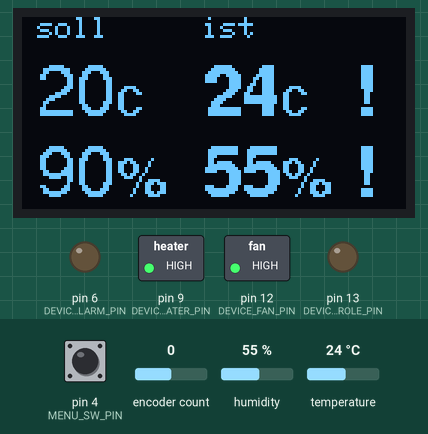
This sketch was run on a simulated Arduino Uno, built with avr-gcc and run on an emulated ATmega328P. Shown: 128×64 one-colour display, switched loads named in the sketch (green lamp = pin HIGH), output pins drawn as LEDs (lit = HIGH). The test bench sets the inputs (shaded band); at power-on: pin 4 (MENU_SW_PIN) HIGH, humidity 55 %, encoder count 0, temperature 24 °C. Pins used as bus, display or sensor lines are not drawn.

Above: at 4.3 s.
4.4 s: pin 4 (MENU_SW_PIN) pulled LOW for 1 s
At 6.6 s:
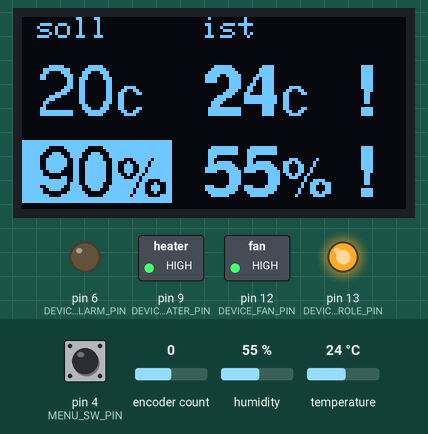
6.9 s: humidity set to 91 %
At 8.0 s:
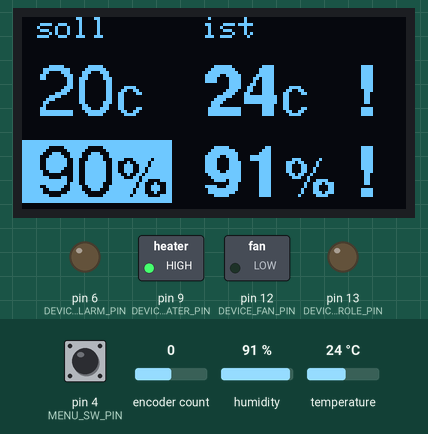
8.9 s: encoder count set to 4
At 9.8 s:
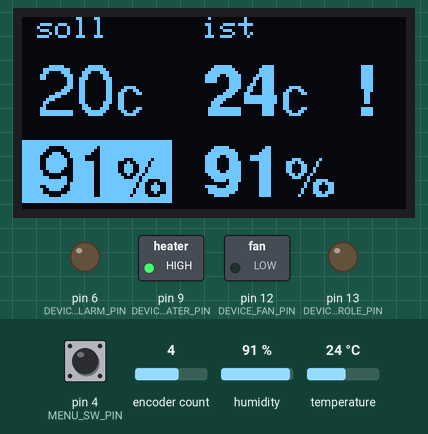
10.4 s: pin 4 (MENU_SW_PIN) pulled LOW for 0.15 s
At 11.2 s:
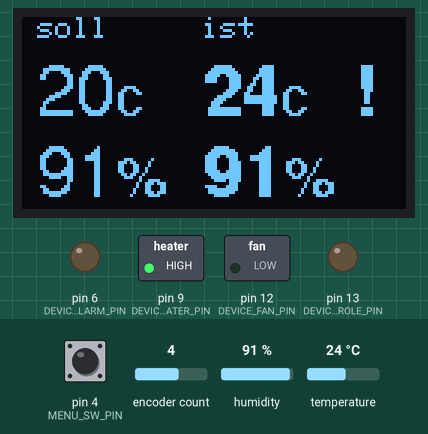
12.1 s: pin 4 (MENU_SW_PIN) pulled LOW for 0.15 s
At 13.3 s:
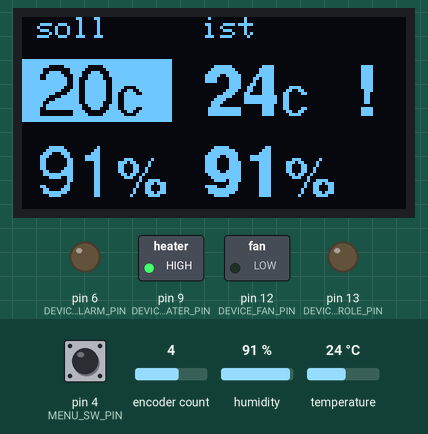
13.8 s: temperature set to 20.7 °C
At 15.7 s:
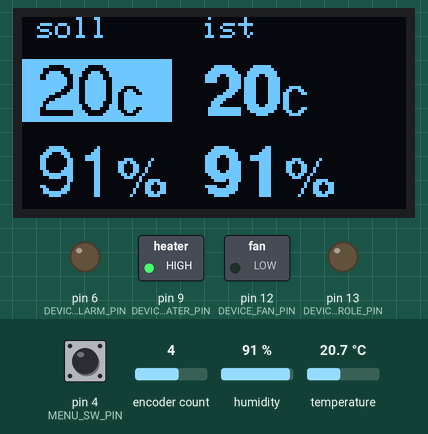
16.9 s: temperature set to 19.4 °C
Timing chart, 0 to 19.9 s (numbered marks = the images above; inputs shaded):
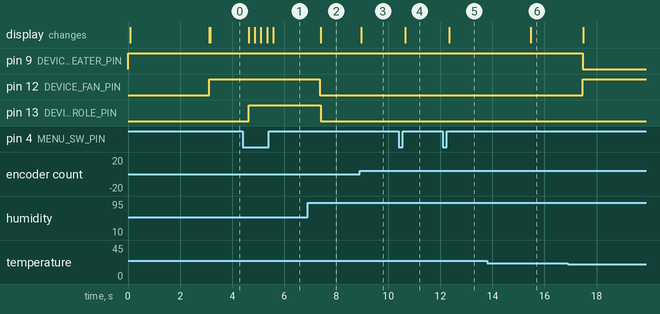

Measured:
- after the input at 4.4 s, the display: first changes after 0.24 s (image 1 shows a later state)
- after the input at 6.9 s, pin 12 (DEVICE_FAN_PIN): HIGH → LOW after 0.47 s; pin 13 (DEVICE_DIFFUSER_CONTROLE_PIN): HIGH → LOW after 0.50 s; the display: changes after 0.50 s (image 2)
- after the input at 8.9 s, the display: changes after 0.05 s (image 3)
- after the input at 10.4 s, the display: changes after 0.26 s (image 4)
- after the input at 12.1 s, the display: changes after 0.24 s (image 5)
- after the input at 13.8 s, the display: changes after 1.7 s (image 6)
- after the input at 16.9 s, pin 9 (DEVICE_HEATER_PIN): HIGH → LOW after 0.56 s; pin 12 (DEVICE_FAN_PIN): LOW → HIGH after 0.56 s

The sketch:

controller.ino
```cpp
/**************************************************************************
Display controle based on https://github.com/adafruit/Adafruit_SSD1306/blob/master/examples/ssd1306_128x64_i2c/ssd1306_128x64_i2c.ino
 **************************************************************************/

#include <SPI.h>
#include <Wire.h>
#include <Adafruit_GFX.h>
#include <Adafruit_SSD1306.h>
#include <DHT.h>
#include <Encoder.h>


#include <Fonts/FreeSansBold12pt7b.h>
#include <Fonts/FreeSans12pt7b.h>
#include <Fonts/FreeSansBold9pt7b.h>
#include <Fonts/FreeSans9pt7b.h>

// Settings for OLED Screen
#define SCREEN_WIDTH      128 // OLED display width, in pixels
#define SCREEN_HEIGHT     64 // OLED display height, in pixels
#define SCREEN_RESET_PIN  4 // SDA PIN of OLED
Adafruit_SSD1306 display(SCREEN_WIDTH, SCREEN_HEIGHT, &Wire, SCREEN_RESET_PIN);

// Settings for Temperatur and humidity sensor
#define DHTPIN 7
#define DHTTYPE DHT22 //DHT11, DHT21, DHT22
DHT dht(DHTPIN, DHTTYPE);


// Menu controler
// DT and CLK must be connected to interrupt pins for good performance (D2&D3 on UNO)
#define MENU_CLK_PIN 2
#define MENU_DT_PIN  3
#define MENU_SW_PIN  4
#define MENU_ROTARY_SENSITIVITY 2
#define MENU_ROTARY_STEP_DEVIDER 4
long MENU_ROTARY_OLD = -999;
Encoder menuEncoder(MENU_DT_PIN, MENU_CLK_PIN);

// Menu codes
#define MENU_MAX_ITEMS 2
#define MENU_CHANGE_UP 1
#define MENU_CHANGE_DOWN 2
#define MENU_MODE_OPERATION 0
#define MENU_MODE_EDIT_TARGET_TEMPERATURE 1
#define MENU_MODE_EDIT_TARGET_HUMIDITY 2
#define MENU_MODE_EDIT_VENTILATION_DURATION 3
#define MENU_MODE_EDIT_VENTILATION_INTERVAL 4


// Define min and max values for each parameter
// for the selection menu.
#define MENU_TEMPERATURE_MIN 5 // °C
#define MENU_TEMPERATURE_MAX 90 // °C
#define MENU_HUMIDITY_MIN 1 // %
#define MENU_HUMIDITY_MAX 99 // %
#define MENU_VENTILATION_DURATION_MIN 1 // Seconds
#define MENU_VENTILATION_DURATION_MAX  9999 // Seconds
#define MENU_VENTILATION_INTERVAL_MIN  1 // Minutes
#define MENU_VENTILATION_INTERVAL_MAX  2000 // Minutes


// Alarm tolerance
// How Lng a value could be beond the setting (in minutes) befor a alarm is triggered.
// TODO... TÜR-ALARM AUS DEM KELLER einbauen (Gäste WC?).
#define TIME_TO_ALARM_IN_IMUTES 5


// Define device controle pins
#define DEVICE_HEATER_PIN 9
#define DEVICE_DIFFUSER_POWER_PIN 11
#define DEVICE_DIFFUSER_CONTROLE_PIN 13
#define DEVICE_FAN_PIN 12
#define DEVICE_ALARM_PIN 6


// Define default presets for bootup
// TODO: Check how to read/write from EEPROM so after reset
// the defined vaues are still present.
int MENU_SELECTED_ITEM         = MENU_MODE_OPERATION;
int presetTempreture           = 20; //MENU_TEMPERATURE_MIN;
int presetHumidity             = 90; //MENU_HUMIDITY_MIN;ong unsigned int
int presetVentilationDuration  = MENU_VENTILATION_DURATION_MIN; // A Value in seconds, how long the ventilator should run.
int presetVentilationInterval  = MENU_VENTILATION_INTERVAL_MAX; // The pause time betwene each ventilation run in minutes.

bool lowTempreature = false;
bool highTempreature = false;
unsigned long alarmTempreature = 0;

bool lowHumidity = false;
bool highHumidity = false;
bool operatingHumidity = false;
unsigned long alarmHumidity = 0;

unsigned long alarmError = 0;


// Initial mesurement values (should be corrected during setup by the sensores)
float tempreture   = 0;
float humidity     = 0;

unsigned long now = 0;

void setup() {
  Serial.begin(9600);

  // Menu controle
  pinMode(MENU_SW_PIN, INPUT_PULLUP);

  // Devices
  digitalWrite(DEVICE_HEATER_PIN, HIGH);
  pinMode(DEVICE_HEATER_PIN, OUTPUT);

  digitalWrite(DEVICE_DIFFUSER_POWER_PIN, HIGH);
  pinMode(DEVICE_DIFFUSER_POWER_PIN, OUTPUT);

  digitalWrite(DEVICE_DIFFUSER_CONTROLE_PIN, LOW);
  pinMode(DEVICE_DIFFUSER_CONTROLE_PIN, OUTPUT);

  digitalWrite(DEVICE_FAN_PIN, LOW);
  pinMode(DEVICE_FAN_PIN, OUTPUT);

  digitalWrite(DEVICE_ALARM_PIN, LOW);
  pinMode(DEVICE_ALARM_PIN, OUTPUT);

  // SSD1306_SWITCHCAPVCC = generate display voltage from 3.3V internally
  if(!display.begin(SSD1306_SWITCHCAPVCC, 0x3C)) { // Address 0x3C for 128x64
    alarmError = now;
    Serial.println(F("SSD1306 allocation failed"));
    for(;;); // Don't proceed, loop forever
  }else{
    alarmError = 0;
  }
  // Clear the buffer
  display.clearDisplay();
  displayLogo();
  displayMesurment();    // Draw 'stylized' characters

  // Temp and humidity sensor init
  dht.begin();

}

void loop() {
  now = millis();

  long newRotaryPos = menuEncoder.read()/MENU_ROTARY_STEP_DEVIDER;


  float h = dht.readHumidity(); //Luftfeuchte auslesen
  float t = dht.readTemperature(); //Tempong unsigned int eratur auslesen

  // Prüfen ob eine gültige Zahl zurückgegeben wird. Wenn NaN (not a number) zurückgegeben wird, dann Fehler ausgeben.
  if (!isnan(t) && !isnan(h))
  {
    tempreture = (int)t;
    humidity = (int)h;
    alarmError = 0;
  }else{
    if(alarmError == 0){
      alarmError = now;
    }
    Serial.println("DHT22 konnte nicht ausgelesen werden");
  }

  // Heitzung anschalten, wenn die temperatur zu niedrig ist
  if((int)tempreture < (int)presetTempreture){
    digitalWrite(DEVICE_HEATER_PIN, LOW);
    lowTempreature = true;
    highTempreature = false;
    if(alarmTempreature == 0){
      alarmTempreature = now;
    }
  }else if((int)tempreture > (int)presetTempreture){
    lowTempreature = false;
    highTempreature = true;
    if(alarmTempreature == 0){
      alarmTempreature = now;
    }
  }else{
    alarmTempreature = 0;
    lowTempreature = false;
    highTempreature = false;
    digitalWrite(DEVICE_HEATER_PIN, HIGH);
  }

  // Luftbefeuchter einschalten wenn zu trocken.
  if((int)humidity < (int)presetHumidity){
    lowHumidity = true;
    highHumidity = false;
    if(alarmHumidity == 0){
      alarmHumidity = now;
    }
    if(!operatingHumidity){
      digitalWrite(DEVICE_DIFFUSER_POWER_PIN, LOW);
/*      Serial.println("LBF AN");
      Serial.println(alarmHumidity);
      Serial.println(now);
      Serial.println(now - alarmHumidity);
      Serial.println(now >= alarmHumidity + 500);
      Serial.println(now <= alarmHumidity + 1500); */
      // Eine halbe Sekunde warten nach dem einschalten, bevor wir starten.
      // taste für 1 sekunde drücken.
      if(now >= alarmHumidity + 500 && now <= alarmHumidity + 1500){
        digitalWrite(DEVICE_DIFFUSER_CONTROLE_PIN, LOW);
      }else if(now >= alarmHumidity + 1500){
        digitalWrite(DEVICE_DIFFUSER_CONTROLE_PIN, HIGH);
        operatingHumidity = true;
      }
    }

  } else if ((int)humidity > (int)presetHumidity && !operatingHumidity){
    digitalWrite(DEVICE_DIFFUSER_CONTROLE_PIN, LOW);
    lowHumidity = false;
    highHumidity = true;
    operatingHumidity = false;
    if(alarmHumidity == 0){
      alarmHumidity = now;
    }
  }else{
    lowHumidity = false;
    highHumidity = false;
    operatingHumidity = false;
    alarmHumidity=0;
    digitalWrite(DEVICE_DIFFUSER_POWER_PIN, HIGH);
  }

  // Wenn Luftfeuchtigkeit oder Temperatur zu hoch,
  // dann lüfter einschalten.
  if(lowTempreature || lowHumidity){
    digitalWrite(DEVICE_FAN_PIN, HIGH);
  }else{
    digitalWrite(DEVICE_FAN_PIN, LOW);
  }

//TIME_TO_ALARM_IN_IMUTES
    if(
         ( now - alarmHumidity <= 900000 && now - alarmHumidity >= 300000  && alarmHumidity != 0)
      || ( now - alarmTempreature <= 900000 && now - alarmTempreature >= 300000  && alarmTempreature != 0)
      || ( now - alarmError <= 900000 && now - alarmError >= 300000  && alarmError != 0)
    ){
  digitalWrite(DEVICE_ALARM_PIN, HIGH);
}else{
  digitalWrite(DEVICE_ALARM_PIN, LOW);
}


  // MENÜ-Steuerung
  if(digitalRead(MENU_SW_PIN) == LOW){
    if(MENU_SELECTED_ITEM++ == MENU_MAX_ITEMS){
      MENU_SELECTED_ITEM=0;
    }
    delay(200);
    MENU_ROTARY_OLD = menuEncoder.read()/MENU_ROTARY_STEP_DEVIDER;
  }

  int change = 0;
  if(MENU_SELECTED_ITEM != 0){

    if(newRotaryPos - MENU_ROTARY_SENSITIVITY >= MENU_ROTARY_OLD){
      change = MENU_CHANGE_UP;
    }else if(newRotaryPos + MENU_ROTARY_SENSITIVITY <= MENU_ROTARY_OLD){
      change = MENU_CHANGE_DOWN;
    }

    if (change == MENU_CHANGE_UP) {
      if(MENU_SELECTED_ITEM == MENU_MODE_EDIT_TARGET_TEMPERATURE){
        if( presetTempreture++ >= MENU_TEMPERATURE_MAX){
          presetTempreture = MENU_TEMPERATURE_MAX;
        }
      }
      if(MENU_SELECTED_ITEM == MENU_MODE_EDIT_TARGET_HUMIDITY){
        if( presetHumidity++ >= MENU_HUMIDITY_MAX){
          presetHumidity = MENU_HUMIDITY_MAX;
        }
      }
    }else if (change == MENU_CHANGE_DOWN) {
      if(MENU_SELECTED_ITEM == MENU_MODE_EDIT_TARGET_TEMPERATURE){
        if( presetTempreture-- <= MENU_TEMPERATURE_MIN){
          presetTempreture = MENU_TEMPERATURE_MIN;
        }
      }
      if(MENU_SELECTED_ITEM == MENU_MODE_EDIT_TARGET_HUMIDITY){
        if( presetHumidity-- <= MENU_HUMIDITY_MIN){
          presetHumidity = MENU_HUMIDITY_MIN;
        }
      }
    }

  }

  if(change != 0){
    MENU_ROTARY_OLD = newRotaryPos;
  }
  displayMesurment();

}


void displayLogo(void) {
  display.setFont();
  display.clearDisplay();
  display.setTextColor(WHITE);        // Draw white text
  display.setTextSize(3);
  display.setCursor(18,20);
  display.println(F("WURKA"));
  display.display();
  display.setTextSize(1);
  display.setCursor(95,0);
  display.println(F("v1.00"));
  display.setCursor(10,53);
  display.println(F("by Lersch & Lersch"));

  display.display();
  delay(3000);
}

void displayMesurment(void) {
  display.clearDisplay();

  display.setFont();
  display.setTextColor(WHITE);        // Draw white text
  display.setCursor(5, 0);
  display.println(F("soll"));
  display.setCursor(60, 0);
  display.println(F("ist"));
  display.setFont(&FreeSans12pt7b);

  drawMainMenuRow(MENU_MODE_EDIT_TARGET_TEMPERATURE, presetTempreture, tempreture, 'c', 32);
  drawMainMenuRow(MENU_MODE_EDIT_TARGET_HUMIDITY, presetHumidity, humidity, '%', 59);

  display.display();
}

void drawMainMenuRow(int id, int preset, int value, char unit, int rowPosition){

  display.setFont(&FreeSans12pt7b);
  display.setCursor(5, rowPosition);
  if(MENU_SELECTED_ITEM == id){
    display.setTextColor(BLACK); // Draw 'inverse' text
    display.fillRect(0, rowPosition-18, 50, 21, WHITE);
  }
  display.print(preset);
  display.setFont(&FreeSans9pt7b);
  display.print(unit);

  display.setFont(&FreeSansBold12pt7b);
  display.setTextColor(WHITE);
  if((int)value != preset){
    display.setCursor(110, rowPosition);
    display.print("!");
  }
  display.setCursor(60, rowPosition);
  display.print((int)value);
  display.setFont(&FreeSans9pt7b);
  display.print(unit);
}
```
